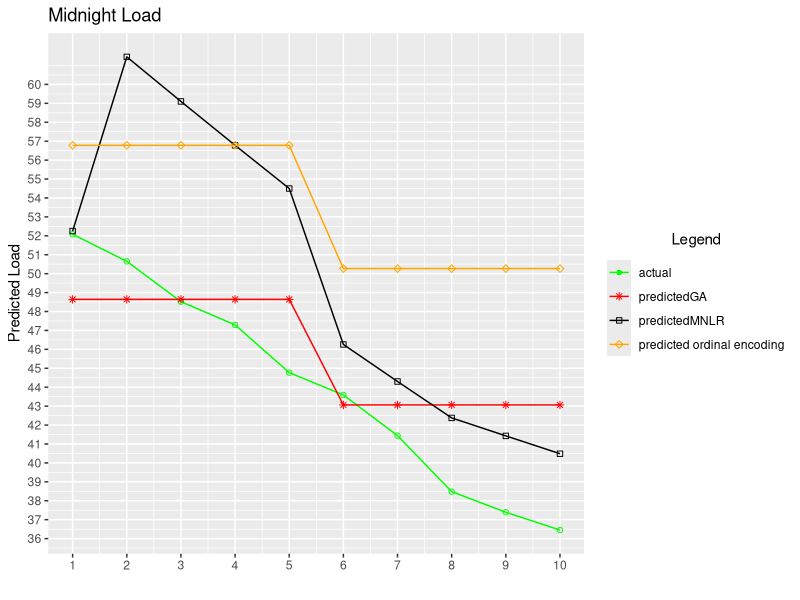

Here is the R script that generated this plot:
library(readxl)
library(ggplot2)

midnight_actual<-unlist(read_excel("Alldata_excel.xlsx", range = "K2:K11",col_names = FALSE))
midnight_predictedGA<-unlist(read_excel("Alldata_excel.xlsx", range = "M2:M11",col_names = FALSE))
midnight_predictedMNLR<-unlist(read_excel("Alldata_excel.xlsx", range = "N2:N11",col_names = FALSE))
midnight_predictredEncoding<-unlist(read_excel("Alldata_excel.xlsx", range = "J2:J11",col_names = FALSE))

x<-seq(1,10)
y1<-midnight_actual
y2<-midnight_predictedGA
y3<-midnight_predictedMNLR
line_width <-2
lb =c("actual","predictedGA","predictedMNLR","predicted ordinal encoding")
midnightFrame <- data.frame(
  xAxis = seq(1,10,1),
  actual = midnight_actual,
  predictedGA = midnight_predictedGA,
  predictedMNLR = midnight_predictedMNLR,
  predicredEncode = midnight_predictredEncoding
)

tiff("midnight1.tiff", units="in", width=10, height=10, res=300)
ggplot(midnightFrame,aes(x=xAxis))+
  geom_line(aes(y=actual,color="line1"))+geom_point(aes(y=actual,color="line1"),shape=1)+
  geom_line(aes(y=predictedGA,color="line2"))+geom_point(aes(y=predictedGA,color="line2"),shape=8)+
  geom_line(aes(y=predictedMNLR,color="line3"))+geom_point(aes(y=predictedMNLR,color="line3"),shape=0)+
  geom_line(aes(y=predicredEncode,color="line4"))+geom_point(aes(y=predicredEncode,color="line4"),shape=5)+
  labs(
    title ="Midnight Load",
    y="Predicted Load",
    x ="",
    color="Legend"
  )+scale_y_continuous(breaks=seq(10,60,by=1))+
  scale_x_continuous(breaks = seq(1,10,by=1))+
  scale_color_manual(values = c("line1" = "green", "line2" = "red", "line3" = "black","line4"="orange"),
                     labels = lb) +
  scale_shape_manual(values = c("line1" = 16, "line2" = 8, "line3" = 0,"line4"=5),
                     labels = lb) +
  scale_linetype_manual(values = c("line1" = "solid", "line2" = "solid", "line3" = "solid","line4"="solid"),
                        labels = lb) +
  guides(color = guide_legend(override.aes = list(shape = c(16, 8, 0,5),
                                                  linetype = c("solid", "solid", "solid","solid"))))+
  theme(legend.title = element_text(hjust = 0.5, margin = margin(b = 10)))

# plot(x,seq(42,60,2),xlim = c(0,10),ylim =c(30,65),type="n",ylab="Predicted load",xlab = "")
# lines(x,y1,type="o",col="black",lty=1,lwd=line_width)
# lines(x,y2,type="o",col="red",lty=3,lwd=line_width)
# lines(x,y3,type="o",col="green",lty=5,lwd=line_width)
# legend("topright",inset = 0.05,
#        c("actual","predicted_GA","predicted_Heuristic"),lty = c(1,2,5),
#        col = c("black","red","green"),
#        title = "Predictions",cex = 0.7,pch = c(1,1,1)
#        )
dev.off()
